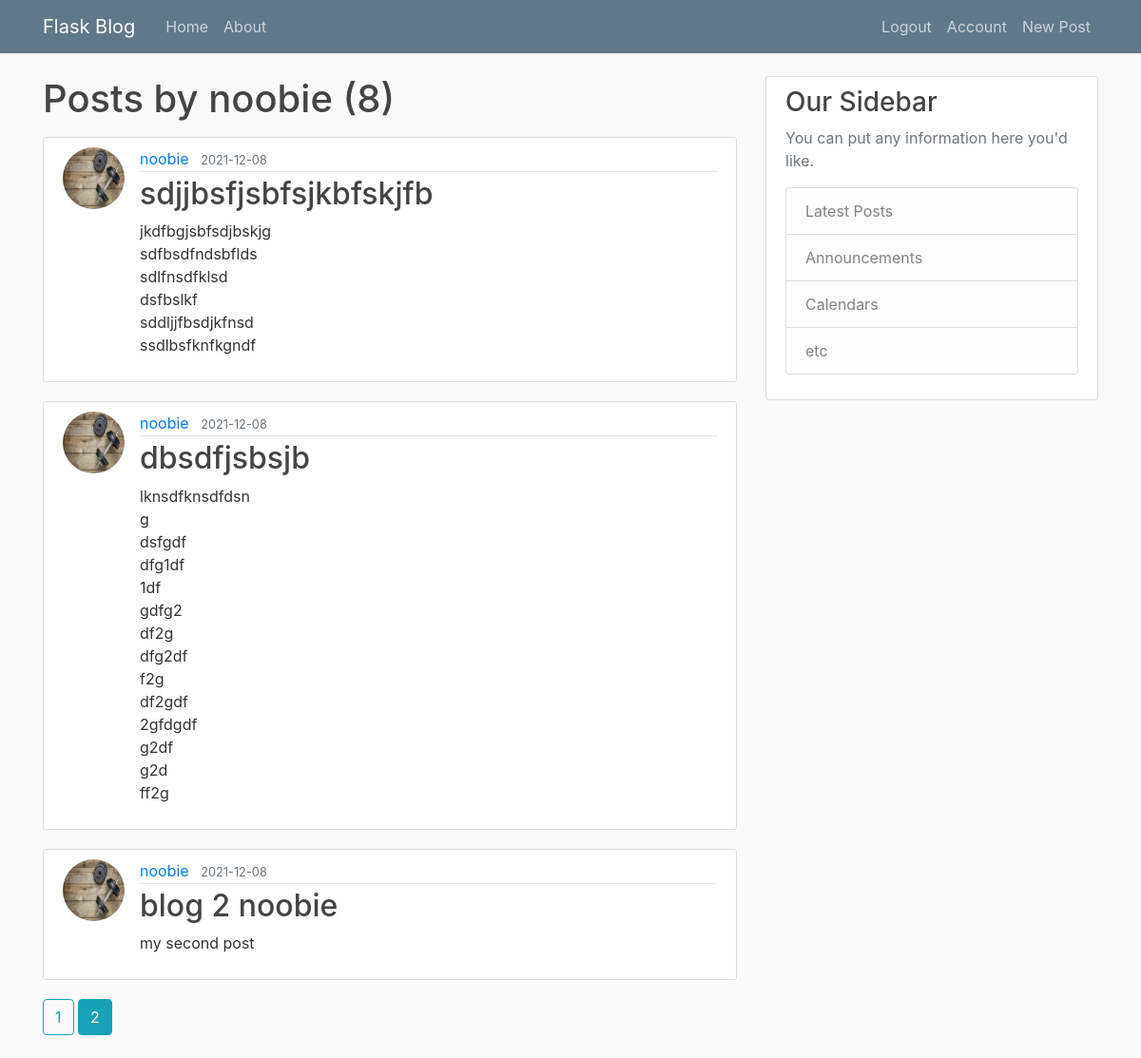
The app's page /user/noobie?page=2 (signed in) with its own data.
### flask_blog/models.py (models this page shows, shortened)
class User(db.Model, UserMixin):
    id = db.Column(db.Integer, primary_key=True)
    username = db.Column(db.String(20), unique=True, nullable=False)
    email = db.Column(db.String(120), unique=True, nullable=False)
    image_file = db.Column(db.String(20), nullable=False,default='default.jpg')
    password = db.Column(db.String(60), nullable=False)
    posts = db.relationship('Post', backref='author', lazy=True)

class Post(db.Model):
    id = db.Column(db.Integer,primary_key=True)
    title = db.Column(db.String(100),nullable=False)
    date_posted = db.Column(db.DateTime,nullable=False,default=datetime.utcnow)
    content = db.Column(db.Text, nullable=False)
    user_id =db.Column(db.Integer,db.ForeignKey('user.id'),nullable=False)

### flask_blog/users/routes.py (the view)
@users.route("/user/<string:username>")
def user_post(username):
    page = request.args.get('page', 1, type=int)
    user = User.query.filter_by(username=username).first_or_404()
    posts = Post.query.filter_by(author=user)\
            .order_by(Post.date_posted.desc())\
            .paginate(page=page,per_page=5)
    return render_template("user_post.html",posts=posts,user=user)

### flask_blog/models.py (called while the page is built)
@login_manager.user_loader
def load_user(user_id):
    return User.query.get(int(user_id))

### flask_blog/templates/user_post.html (shortened to what this page needs)
{% extends "base.html" %}
{% block content %}
    <h1 class="mb-3">Posts by {{user.username}} ({{posts.total}}) </h1>
    {% for post in posts.items %}
        <article class="media content-section">
          <img class="rounded-circle article-img" src="{{ url_for('static', filename='profile_pictures/' + post.author.image_file) }}">
          <div class="media-body">
            <div class="article-metadata">
              <a class="mr-2" href="{{url_for('users.user_post',username=post.author.username)}}">{{ post.author.username }}</a>
              <small class="text-muted">{{ post.date_posted.strftime('%Y-%m-%d') }}</small>
            </div>
            <h2><a class="article-title" href="{{ url_for('posts.post',post_id=post.id) }}">{{ post.title }}</a></h2>
            <p class="article-content">{{ post.content }}</p>
          </div>
        </article>
    {% endfor %}
    {% for page_num in posts.iter_pages(left_edge=1, right_edge=1,left_current=1, right_current=2) %}
      {% if page_num %}
        {% if posts.page == page_num %}
          <a class="btn btn-info mb-4" href="{{ url_for('users.user_post',username=user.username,page=page_num)}}">{{ page_num }}</a>
        {% else %}
           <a class="btn btn-outline-info mb-4" href="{{ url_for('users.user_post',username=user.username,page=page_num)}}">{{ page_num }}</a>
        {% endif %}
      {% endif %}
    {% endfor %}
{% endblock content %}

### flask_blog/static/main.css (style rules this page uses)
body { background: #fafafa; color: #333333; margin-top: 5rem; }
h1, h2, h3, h4, h5, h6 { color: #444444; }
.content-section { background: #ffffff; padding: 10px 20px; border: 1px solid #dddddd; border-radius: 3px; margin-bottom: 20px; }
.article-title { color: #444444; }
.article-content { white-space: pre-line; }
.article-img { height: 65px; width: 65px; margin-right: 16px; }
.article-metadata { padding-bottom: 1px; margin-bottom: 4px; border-bottom: 1px solid #e3e3e3 }

### records on screen
User: username "noobie"
Post: image_file (picture), author.username "noobie", date_posted "2021-12-08", title "sdjjbsfjsbfsjkbfskjfb", content "jkdfbgjsbfsdjbskjg sdfbsdfndsbflds sdlfnsdfklsd dsfbslkf sddljjfbsdjkfnsd ssdlbsfknfkgndf"
Post: image_file (picture), author.username "noobie", date_posted "2021-12-08", title "dbsdfjsbsjb", content "lknsdfknsdfdsn g dsfgdf dfg1df 1df gdfg2 df2g dfg2df f2g df2gdf 2gfdgdf g2df g2d ff2g"
Post: image_file (picture), author.username "noobie", date_posted "2021-12-08", title "blog 2 noobie", content "my second post"

### other values on screen
{{ posts.total }} "8"
{{ page_num }} "1"
{{ page_num }} "2"
